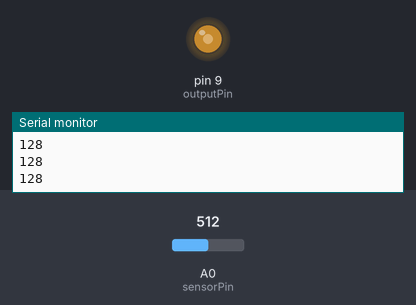
Simulated run of this sketch. Board: Arduino Uno, built with avr-gcc and run on an emulated ATmega328P. On the bench: output pins drawn as LEDs (lit = HIGH), the last lines printed to the serial monitor. The inputs (shaded band) are chosen by the test bench; at power-on: A0 (sensorPin) = 512.

Above: at 1.2 s.
1.3 s: A0 (sensorPin) set to 716
At 2.5 s:
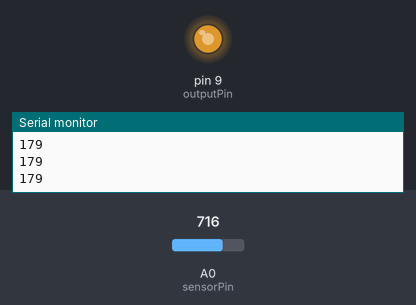
2.8 s: A0 (sensorPin) set to 900
At 4.0 s:
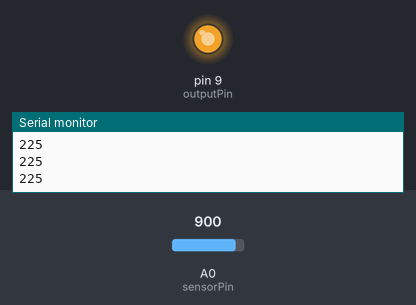
4.3 s: A0 (sensorPin) set to 122
At 5.0 s:
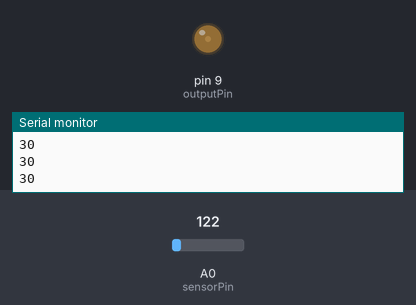
5.8 s: A0 (sensorPin) set to 0
At 6.1 s:
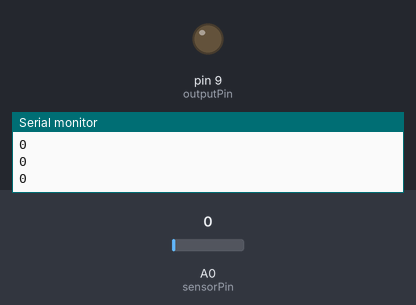
Timing chart, 0 to 8.3 s (numbered marks = the images above; inputs shaded):
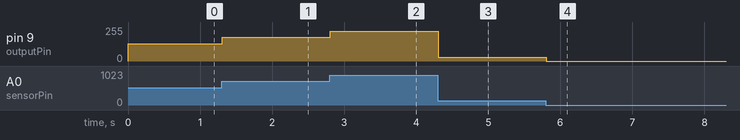

Measured:
- after the input at 1.3 s, pin 9 (outputPin): 128/255 → 179/255 at once
- after the input at 2.8 s, pin 9 (outputPin): 179/255 → 225/255 at once
- after the input at 4.3 s, pin 9 (outputPin): 225/255 → 30/255 at once
- after the input at 5.8 s, pin 9 (outputPin): 30/255 → 0/255 at once

The sketch:

potentiometer.ino
```cpp
int sensorPin = A0;    // select the input pin for the potentiometer
int sensorValue = 0;  // variable to store the value coming from the sensor
int brightness = 0;
int outputPin = 9; // Output for LED brightness

void setup() {
  // declare the ledPin as an OUTPUT:
  pinMode(outputPin, OUTPUT);
  Serial.begin(9600);
}

void loop() {
  // read the value from the sensor:
  sensorValue = analogRead(sensorPin);
  brightness = sensorValue/4;
  Serial.println(brightness);
  // turn the ledPin on
  analogWrite(outputPin, brightness);
}
```
